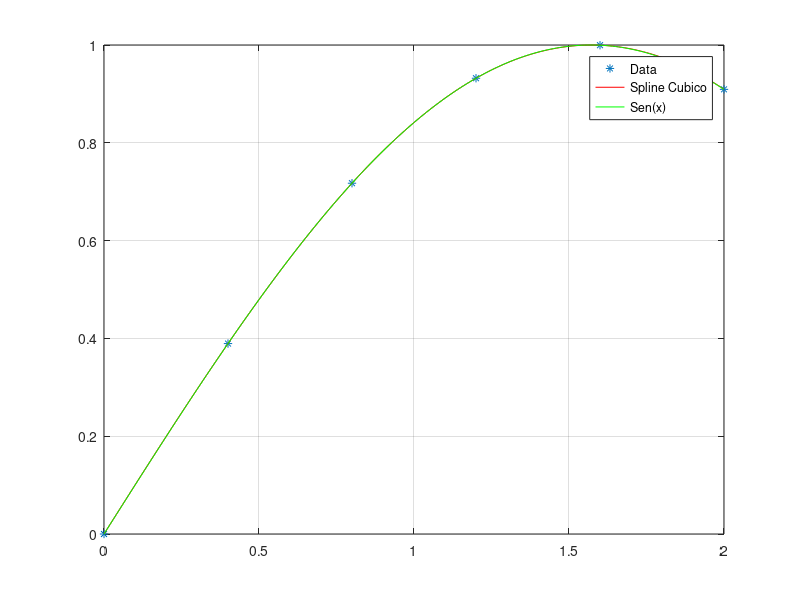

Source code (MATLAB):
% programa11.m
% Interpolacion segmentaria cubica
clc
clear all
n=input('Numero de particiones, N=')
x=0:2/n:2; % ordenado creciente
y=sin(x);
xx=0:0.01:2;
yy=interp1(x,y,xx,'spline');
ye=sin(xx);
plot(x,y,'*',xx,yy,'r',xx,ye,'g')
grid
legend('Data','Spline Cubico','Sen(x)')
max_err=max(abs(ye-yy))